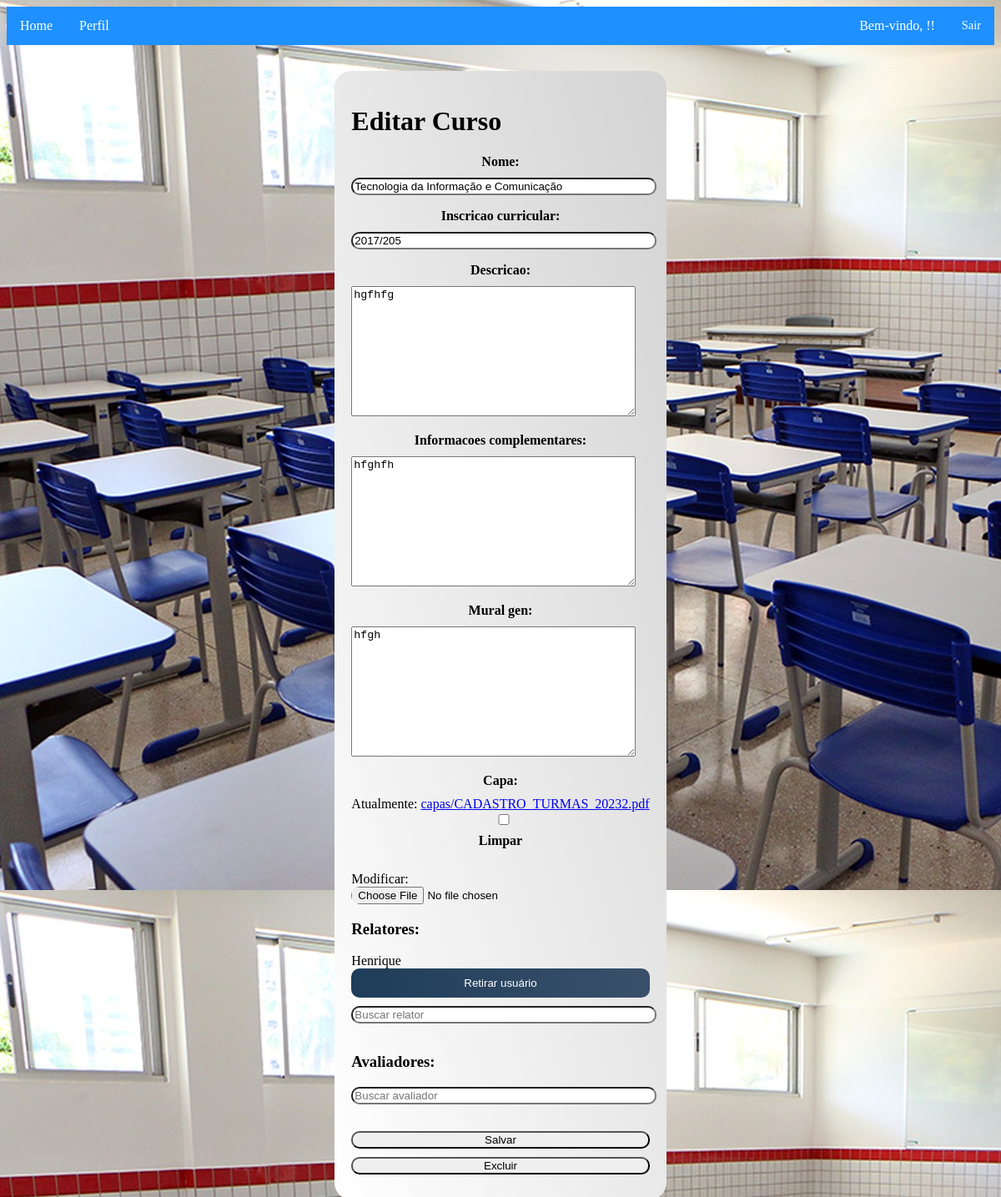
Before: /cursos/editar_curso/10/ with the older database file.
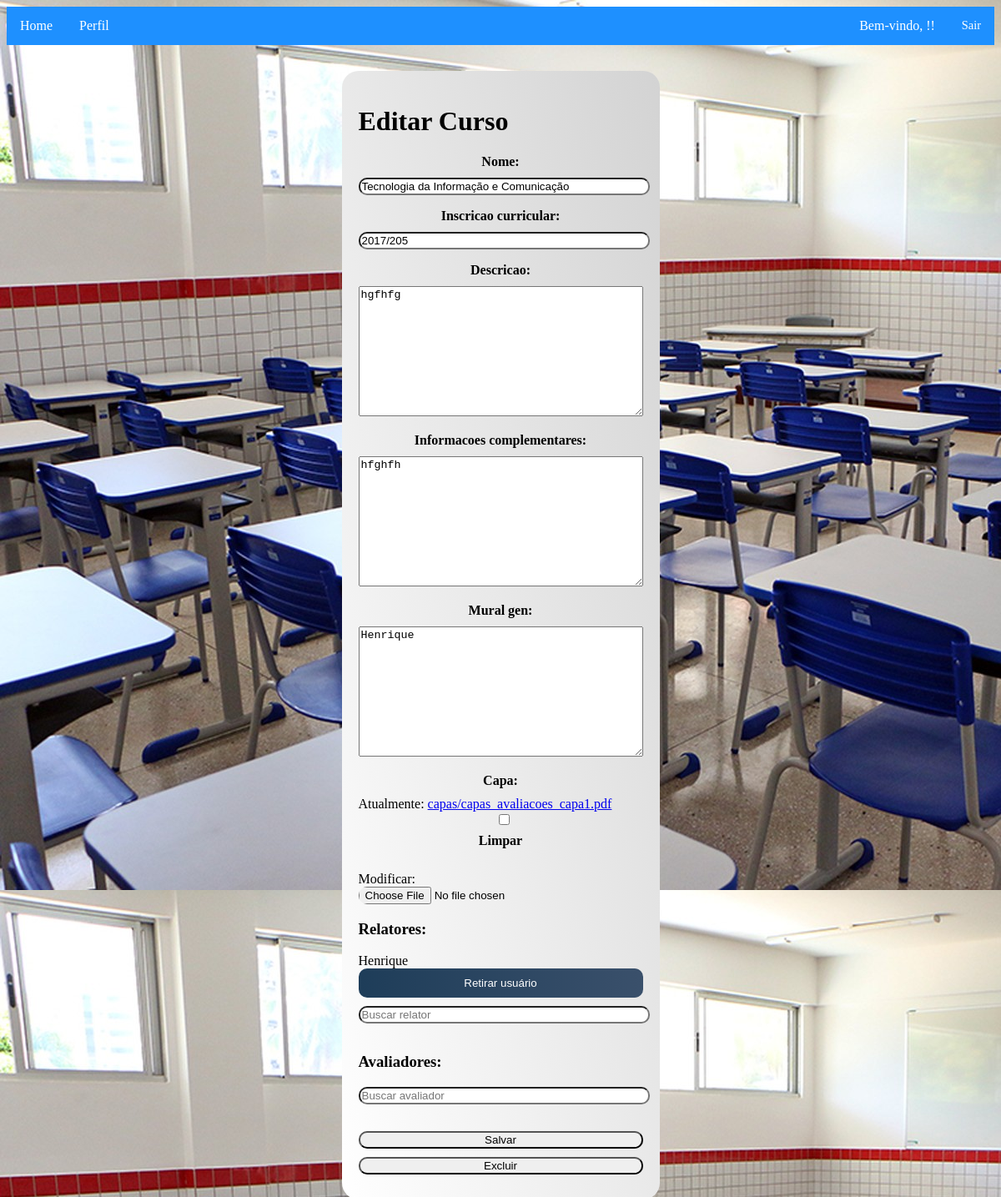
After: the same page with the newer database file.
### cursos/models.py (models this page shows)
class Curso(models.Model):
    nome = models.CharField(max_length=255)
    inscricao_curricular = models.CharField(max_length=255)
    data_criacao = models.DateField(auto_now_add=True)
    descricao = models.TextField()
    gerenciador = models.ForeignKey(Usuario, on_delete=models.CASCADE)
    informacoes_complementares = models.TextField(blank=True)
    mural_gen = models.TextField(blank=True)
    mural_eq = models.TextField(blank=True)
    capa = models.FileField(upload_to='capas/', blank=True, validators=[validate_pdf_file])
    membros = models.ManyToManyField(Usuario, related_name='cursos_membros')
    avaliadores = models.ManyToManyField(Usuario, related_name='avaliadores')

### cursos/views.py (the view)
# urls.py: path('editar_curso/<int:curso_id>/', views.criar_curso, name='editar_curso'),
def criar_curso(request, curso_id=None):
    novo_curso = not bool(curso_id)
    curso = get_object_or_404(Curso, pk=curso_id) if curso_id else Curso(gerenciador=request.user)
    if request.method == 'POST':
        form = CursoForm(request.POST, request.FILES, instance=curso)
        if form.is_valid():
            curso = form.save()
            relatores_ids = request.POST.getlist('relatores')
            relatores = Usuario.objects.filter(id__in=relatores_ids)
            curso.membros.set(relatores)
            avaliadores_ids = request.POST.getlist('avaliadores')
            avaliadores = Usuario.objects.filter(id__in=avaliadores_ids)
            curso.avaliadores.set(avaliadores)
            if novo_curso:
                indicadores_info = IndicadorInfo.objects.all()
                for indicador_info in indicadores_info:
                    IndicadorMan.objects.create(curso=curso, indicador_info=indicador_info)
            return redirect('cursos:detalhes_curso_gen', curso_id=curso.id)
    else:
        form = CursoForm(instance=curso)
    return render(request, 'cursos/criar_curso.html', {'form': form, 'curso': curso})

### cursos/forms.py
class CursoForm(forms.ModelForm):
    class Meta:
        model = Curso
        fields = ('nome', 'inscricao_curricular', 'descricao', 'informacoes_complementares', 'mural_gen', 'capa')

### templates/cursos/criar_curso.html (shortened to what this page needs)
{% extends 'base.html' %}
{% load static %}
{% block content %}
    <div class="paglogin-form-container">
        <div class="paglogin-form-box">
            <h1>{% if curso.id %}Editar{% else %}Criar{% endif %} Curso</h1>
            <form method="post" enctype="multipart/form-data">
                {{ form.as_p }}
                <h3>Relatores:</h3>
                {% if curso.id %}
                    <div id="relatores-selecionados">
                        {% for relator in curso.membros.all %}
                            <div data-id="{{ relator.id }}">
                                <span>{{ relator.nome }}</span>
                                <button type="button" onclick="removerRelator({{ relator.id }})">Retirar usuário</button>
                            </div>
                        {% endfor %}
                    </div>
                {% endif %}
                <input type="text" id="relator-input" placeholder="Buscar relator">
                <h3>Avaliadores:</h3>
                <input type="text" id="avaliador-input" placeholder="Buscar avaliador">
                <input type="submit" value="Salvar">
            </form>
            {% if curso.id %}
                <form method="post" action="{% url 'cursos:excluir_curso' curso.id %}">
                    <input type="submit" value="Excluir">
                </form>
            {% endif %}
        </div>
    </div>
{% endblock %}

Changed rows visible on the page:
changed Curso "Tecnologia da Informação e Comunicação": mural_gen "hfgh" → "Henrique"
Other visible differences:
text no longer shown: "Nome: Inscricao curricular: Descricao: Informacoes complementares: Mural gen: Capa: Atualmente: capas/CADASTRO_TURMAS_20232.pdf Limpar Modificar:"
text now shown: "Nome: Inscricao curricular: Descricao: Informacoes complementares: Mural gen: Capa: Atualmente: capas/capas_avaliacoes_capa1.pdf Limpar Modificar:"
